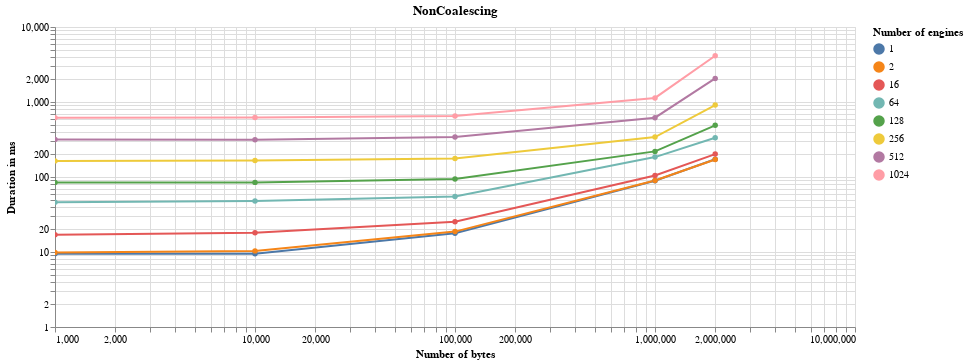
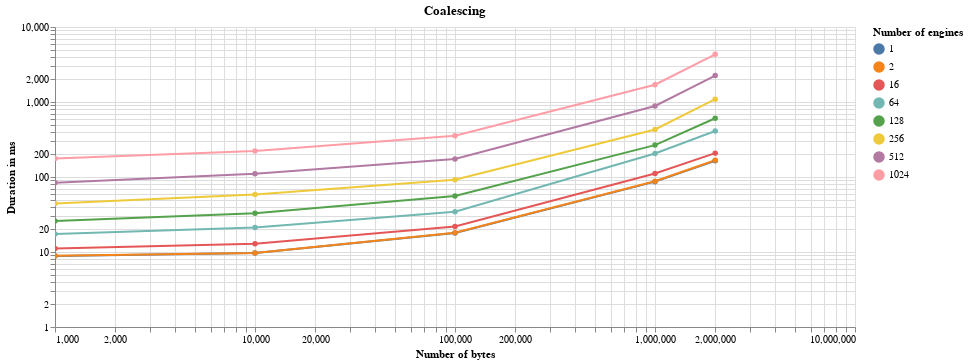
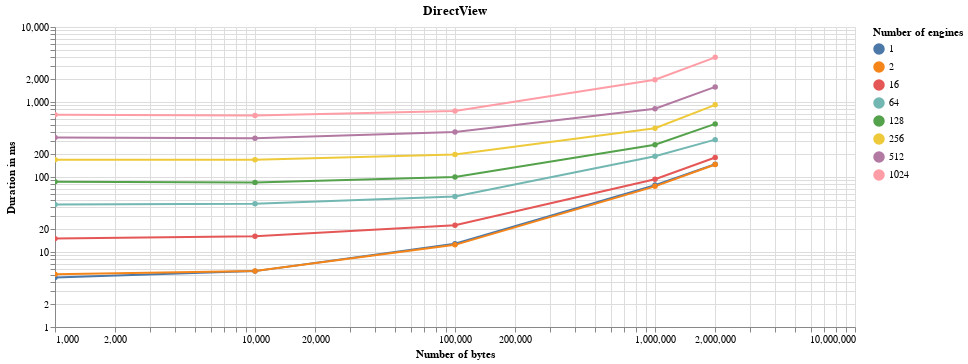

Source (notebook cell) for these figures, in order:
### Code cell
for scheduler_name in data['Scheduler name'].unique():
    scheduler_data = data[data['Scheduler name'] == scheduler_name]
    alt.Chart(scheduler_data).mark_line(point=True).encode(
        alt.X(
            'Number of bytes',
            scale=alt.Scale(type='log')
        ),
        alt.Y(
            'Duration in ms',
            scale=alt.Scale(type='log')

        ),
        color='Number of engines:N',
        tooltip='Duration in ms',
    
    ).properties(title=scheduler_name, width=800).interactive().display(renderer='svg')

### Figure 1 — Vega-Lite specification as saved in the notebook (floating-point values rounded to 4 significant figures)
{"config": {"view": {"continuousWidth": 400, "continuousHeight": 300}}, "data": {"name": "data-66acc90628e73c9b22f0e92920528b6b"}, "mark": {"type": "line", "point": true}, "encoding": {"color": {"type": "nominal", "field": "Number of engines"}, "tooltip": {"type": "quantitative", "field": "Duration in ms"}, "x": {"type": "quantitative", "field": "Number of bytes", "scale": {"type": "log"}}, "y": {"type": "quantitative", "field": "Duration in ms", "scale": {"type": "log"}}}, "selection": {"selector040": {"type": "interval", "bind": "scales", "encodings": ["x", "y"]}}, "title": "NonCoalescing", "width": 800, "$schema": "https://vega.github.io/schema/vega-lite/v4.8.1.json", "datasets": {"data-66acc90628e73c9b22f0e92920528b6b": [{"Duration in ms": 9.45, "Number of bytes": 1000, "Number of engines": 1, "Scheduler name": "NonCoalescing", "Speedup": 0.4847}, {"Duration in ms": 9.47, "Number of bytes": 10000, "Number of engines": 1, "Scheduler name": "NonCoalescing", "Speedup": 0.5871}, {"Duration in ms": 17.83, "Number of bytes": 100000, "Number of engines": 1, "Scheduler name": "NonCoalescing", "Speedup": 0.7224}, {"Duration in ms": 89.25, "Number of bytes": 1000000, "Number of engines": 1, "Scheduler name": "NonCoalescing", "Speedup": 0.8735}, {"Duration in ms": 172.5, "Number of bytes": 2000000, "Number of engines": 1, "Scheduler name": "NonCoalescing", "Speedup": 0.8587}, {"Duration in ms": 9.85, "Number of bytes": 1000, "Number of engines": 2, "Scheduler name": "NonCoalescing", "Speedup": 0.5117}, {"Duration in ms": 10.35, "Number of bytes": 10000, "Number of engines": 2, "Scheduler name": "NonCoalescing", "Speedup": 0.5391}, {"Duration in ms": 18.7, "Number of bytes": 100000, "Number of engines": 2, "Scheduler name": "NonCoalescing", "Speedup": 0.6663}, {"Duration in ms": 89.76, "Number of bytes": 1000000, "Number of engines": 2, "Scheduler name": "NonCoalescing", "Speedup": 0.8359}, {"Duration in ms": 171.1, "Number of bytes": 2000000, "Number of engines": 2, "Scheduler name": "NonCoalescing", "Speedup": 0.8586}, {"Duration in ms": 17.02, "Number of bytes": 1000, "Number of engines": 16, "Scheduler name": "NonCoalescing", "Speedup": 0.886}, {"Duration in ms": 18.02, "Number of bytes": 10000, "Number of engines": 16, "Scheduler name": "NonCoalescing", "Speedup": 0.899}, {"Duration in ms": 25.29, "Number of bytes": 100000, "Number of engines": 16, "Scheduler name": "NonCoalescing", "Speedup": 0.9019}, {"Duration in ms": 104.6, "Number of bytes": 1000000, "Number of engines": 16, "Scheduler name": "NonCoalescing", "Speedup": 0.8943}, {"Duration in ms": 202.2, "Number of bytes": 2000000, "Number of engines": 16, "Scheduler name": "NonCoalescing", "Speedup": 0.9001}, {"Duration in ms": 46.06, "Number of bytes": 1000, "Number of engines": 64, "Scheduler name": "NonCoalescing", "Speedup": 0.9327}, {"Duration in ms": 47.91, "Number of bytes": 10000, "Number of engines": 64, "Scheduler name": "NonCoalescing", "Speedup": 0.9186}, {"Duration in ms": 55.13, "Number of bytes": 100000, "Number of engines": 64, "Scheduler name": "NonCoalescing", "Speedup": 0.9995}, {"Duration in ms": 184.3, "Number of bytes": 1000000, "Number of engines": 64, "Scheduler name": "NonCoalescing", "Speedup": 1.025}, {"Duration in ms": 334.2, "Number of bytes": 2000000, "Number of engines": 64, "Scheduler name": "NonCoalescing", "Speedup": 0.9424}, {"Duration in ms": 84.59, "Number of bytes": 1000, "Number of engines": 128, "Scheduler name": "NonCoalescing", "Speedup": 1.021}, {"Duration in ms": 84.78, "Number of bytes": 10000, "Number of engines": 128, "Scheduler name": "NonCoalescing", "Speedup": 0.9999}, {"Duration in ms": 94.17, "Number of bytes": 100000, "Number of engines": 128, "Scheduler name": "NonCoalescing", "Speedup": 1.064}, {"Duration in ms": 219.6, "Number of bytes": 1000000, "Number of engines": 128, "Scheduler name": "NonCoalescing", "Speedup": 1.228}, {"Duration in ms": 488.4, "Number of bytes": 2000000, "Number of engines": 128, "Scheduler name": "NonCoalescing", "Speedup": 1.046}, {"Duration in ms": 164.0, "Number of bytes": 1000, "Number of engines": 256, "Scheduler name": "NonCoalescing", "Speedup": 1.034}, {"Duration in ms": 166.1, "Number of bytes": 10000, "Number of engines": 256, "Scheduler name": "NonCoalescing", "Speedup": 1.021}, {"Duration in ms": 176.1, "Number of bytes": 100000, "Number of engines": 256, "Scheduler name": "NonCoalescing", "Speedup": 1.136}, {"Duration in ms": 340.9, "Number of bytes": 1000000, "Number of engines": 256, "Scheduler name": "NonCoalescing", "Speedup": 1.312}, {"Duration in ms": 909.5, "Number of bytes": 2000000, "Number of engines": 256, "Scheduler name": "NonCoalescing", "Speedup": 1.008}, {"Duration in ms": 316.8, "Number of bytes": 1000, "Number of engines": 512, "Scheduler name": "NonCoalescing", "Speedup": 1.065}, {"Duration in ms": 314.2, "Number of bytes": 10000, "Number of engines": 512, "Scheduler name": "NonCoalescing", "Speedup": 1.049}, {"Duration in ms": 341.1, "Number of bytes": 100000, "Number of engines": 512, "Scheduler name": "NonCoalescing", "Speedup": 1.165}, {"Duration in ms": 617.8, "Number of bytes": 1000000, "Number of engines": 512, "Scheduler name": "NonCoalescing", "Speedup": 1.317}, {"Duration in ms": 2062.0, "Number of bytes": 2000000, "Number of engines": 512, "Scheduler name": "NonCoalescing", "Speedup": 0.7711}, {"Duration in ms": 617.4, "Number of bytes": 1000, "Number of engines": 1024, "Scheduler name": "NonCoalescing", "Speedup": 1.097}, {"Duration in ms": 619.6, "Number of bytes": 10000, "Number of engines": 1024, "Scheduler name": "NonCoalescing", "Speedup": 1.067}, {"Duration in ms": 652.5, "Number of bytes": 100000, "Number of engines": 1024, "Scheduler name": "NonCoalescing", "Speedup": 1.165}, {"Duration in ms": 1133.0, "Number of bytes": 1000000, "Number of engines": 1024, "Scheduler name": "NonCoalescing", "Speedup": 1.747}, {"Duration in ms": 4143.0, "Number of bytes": 2000000, "Number of engines": 1024, "Scheduler name": "NonCoalescing", "Speedup": 0.9514}]}}

### Figure 2 — Vega-Lite specification as saved in the notebook (floating-point values rounded to 4 significant figures)
{"config": {"view": {"continuousWidth": 400, "continuousHeight": 300}}, "data": {"name": "data-2574d3625daf177acfd31f03a7c51625"}, "mark": {"type": "line", "point": true}, "encoding": {"color": {"type": "nominal", "field": "Number of engines"}, "tooltip": {"type": "quantitative", "field": "Duration in ms"}, "x": {"type": "quantitative", "field": "Number of bytes", "scale": {"type": "log"}}, "y": {"type": "quantitative", "field": "Duration in ms", "scale": {"type": "log"}}}, "selection": {"selector041": {"type": "interval", "bind": "scales", "encodings": ["x", "y"]}}, "title": "Coalescing", "width": 800, "$schema": "https://vega.github.io/schema/vega-lite/v4.8.1.json", "datasets": {"data-2574d3625daf177acfd31f03a7c51625": [{"Duration in ms": 8.85, "Number of bytes": 1000, "Number of engines": 1, "Scheduler name": "Coalescing", "Speedup": 0.5175}, {"Duration in ms": 9.69, "Number of bytes": 10000, "Number of engines": 1, "Scheduler name": "Coalescing", "Speedup": 0.5738}, {"Duration in ms": 17.9, "Number of bytes": 100000, "Number of engines": 1, "Scheduler name": "Coalescing", "Speedup": 0.7196}, {"Duration in ms": 86.69, "Number of bytes": 1000000, "Number of engines": 1, "Scheduler name": "Coalescing", "Speedup": 0.8993}, {"Duration in ms": 164.8, "Number of bytes": 2000000, "Number of engines": 1, "Scheduler name": "Coalescing", "Speedup": 0.8989}, {"Duration in ms": 8.9, "Number of bytes": 1000, "Number of engines": 2, "Scheduler name": "Coalescing", "Speedup": 0.5663}, {"Duration in ms": 9.67, "Number of bytes": 10000, "Number of engines": 2, "Scheduler name": "Coalescing", "Speedup": 0.577}, {"Duration in ms": 18.02, "Number of bytes": 100000, "Number of engines": 2, "Scheduler name": "Coalescing", "Speedup": 0.6915}, {"Duration in ms": 87.85, "Number of bytes": 1000000, "Number of engines": 2, "Scheduler name": "Coalescing", "Speedup": 0.8541}, {"Duration in ms": 167.4, "Number of bytes": 2000000, "Number of engines": 2, "Scheduler name": "Coalescing", "Speedup": 0.8774}, {"Duration in ms": 11.14, "Number of bytes": 1000, "Number of engines": 16, "Scheduler name": "Coalescing", "Speedup": 1.354}, {"Duration in ms": 12.91, "Number of bytes": 10000, "Number of engines": 16, "Scheduler name": "Coalescing", "Speedup": 1.255}, {"Duration in ms": 21.87, "Number of bytes": 100000, "Number of engines": 16, "Scheduler name": "Coalescing", "Speedup": 1.043}, {"Duration in ms": 111.4, "Number of bytes": 1000000, "Number of engines": 16, "Scheduler name": "Coalescing", "Speedup": 0.8394}, {"Duration in ms": 208.1, "Number of bytes": 2000000, "Number of engines": 16, "Scheduler name": "Coalescing", "Speedup": 0.8746}, {"Duration in ms": 17.37, "Number of bytes": 1000, "Number of engines": 64, "Scheduler name": "Coalescing", "Speedup": 2.473}, {"Duration in ms": 21.28, "Number of bytes": 10000, "Number of engines": 64, "Scheduler name": "Coalescing", "Speedup": 2.068}, {"Duration in ms": 34.39, "Number of bytes": 100000, "Number of engines": 64, "Scheduler name": "Coalescing", "Speedup": 1.602}, {"Duration in ms": 205.8, "Number of bytes": 1000000, "Number of engines": 64, "Scheduler name": "Coalescing", "Speedup": 0.9184}, {"Duration in ms": 410.5, "Number of bytes": 2000000, "Number of engines": 64, "Scheduler name": "Coalescing", "Speedup": 0.7673}, {"Duration in ms": 25.94, "Number of bytes": 1000, "Number of engines": 128, "Scheduler name": "Coalescing", "Speedup": 3.328}, {"Duration in ms": 32.94, "Number of bytes": 10000, "Number of engines": 128, "Scheduler name": "Coalescing", "Speedup": 2.573}, {"Duration in ms": 55.92, "Number of bytes": 100000, "Number of engines": 128, "Scheduler name": "Coalescing", "Speedup": 1.791}, {"Duration in ms": 266.2, "Number of bytes": 1000000, "Number of engines": 128, "Scheduler name": "Coalescing", "Speedup": 1.013}, {"Duration in ms": 606.7, "Number of bytes": 2000000, "Number of engines": 128, "Scheduler name": "Coalescing", "Speedup": 0.8418}, {"Duration in ms": 44.39, "Number of bytes": 1000, "Number of engines": 256, "Scheduler name": "Coalescing", "Speedup": 3.822}, {"Duration in ms": 58.25, "Number of bytes": 10000, "Number of engines": 256, "Scheduler name": "Coalescing", "Speedup": 2.911}, {"Duration in ms": 91.83, "Number of bytes": 100000, "Number of engines": 256, "Scheduler name": "Coalescing", "Speedup": 2.179}, {"Duration in ms": 430.6, "Number of bytes": 1000000, "Number of engines": 256, "Scheduler name": "Coalescing", "Speedup": 1.039}, {"Duration in ms": 1091.0, "Number of bytes": 2000000, "Number of engines": 256, "Scheduler name": "Coalescing", "Speedup": 0.8403}, {"Duration in ms": 84.11, "Number of bytes": 1000, "Number of engines": 512, "Scheduler name": "Coalescing", "Speedup": 4.011}, {"Duration in ms": 110.5, "Number of bytes": 10000, "Number of engines": 512, "Scheduler name": "Coalescing", "Speedup": 2.982}, {"Duration in ms": 173.3, "Number of bytes": 100000, "Number of engines": 512, "Scheduler name": "Coalescing", "Speedup": 2.292}, {"Duration in ms": 884.6, "Number of bytes": 1000000, "Number of engines": 512, "Scheduler name": "Coalescing", "Speedup": 0.9198}, {"Duration in ms": 2254.0, "Number of bytes": 2000000, "Number of engines": 512, "Scheduler name": "Coalescing", "Speedup": 0.7057}, {"Duration in ms": 176.2, "Number of bytes": 1000, "Number of engines": 1024, "Scheduler name": "Coalescing", "Speedup": 3.843}, {"Duration in ms": 221.6, "Number of bytes": 10000, "Number of engines": 1024, "Scheduler name": "Coalescing", "Speedup": 2.983}, {"Duration in ms": 354.3, "Number of bytes": 100000, "Number of engines": 1024, "Scheduler name": "Coalescing", "Speedup": 2.146}, {"Duration in ms": 1700.0, "Number of bytes": 1000000, "Number of engines": 1024, "Scheduler name": "Coalescing", "Speedup": 1.164}, {"Duration in ms": 4318.0, "Number of bytes": 2000000, "Number of engines": 1024, "Scheduler name": "Coalescing", "Speedup": 0.913}]}}

### Figure 3 — Vega-Lite specification as saved in the notebook (floating-point values rounded to 4 significant figures)
{"config": {"view": {"continuousWidth": 400, "continuousHeight": 300}}, "data": {"name": "data-cafc7174936e1cb76f9f7584955a6d0c"}, "mark": {"type": "line", "point": true}, "encoding": {"color": {"type": "nominal", "field": "Number of engines"}, "tooltip": {"type": "quantitative", "field": "Duration in ms"}, "x": {"type": "quantitative", "field": "Number of bytes", "scale": {"type": "log"}}, "y": {"type": "quantitative", "field": "Duration in ms", "scale": {"type": "log"}}}, "selection": {"selector042": {"type": "interval", "bind": "scales", "encodings": ["x", "y"]}}, "title": "DirectView", "width": 800, "$schema": "https://vega.github.io/schema/vega-lite/v4.8.1.json", "datasets": {"data-cafc7174936e1cb76f9f7584955a6d0c": [{"Duration in ms": 4.58, "Number of bytes": 1000, "Number of engines": 1, "Scheduler name": "DirectView", "Speedup": 1.0}, {"Duration in ms": 5.56, "Number of bytes": 10000, "Number of engines": 1, "Scheduler name": "DirectView", "Speedup": 1.0}, {"Duration in ms": 12.88, "Number of bytes": 100000, "Number of engines": 1, "Scheduler name": "DirectView", "Speedup": 1.0}, {"Duration in ms": 77.96, "Number of bytes": 1000000, "Number of engines": 1, "Scheduler name": "DirectView", "Speedup": 1.0}, {"Duration in ms": 148.1, "Number of bytes": 2000000, "Number of engines": 1, "Scheduler name": "DirectView", "Speedup": 1.0}, {"Duration in ms": 5.04, "Number of bytes": 1000, "Number of engines": 2, "Scheduler name": "DirectView", "Speedup": 1.0}, {"Duration in ms": 5.58, "Number of bytes": 10000, "Number of engines": 2, "Scheduler name": "DirectView", "Speedup": 1.0}, {"Duration in ms": 12.46, "Number of bytes": 100000, "Number of engines": 2, "Scheduler name": "DirectView", "Speedup": 1.0}, {"Duration in ms": 75.03, "Number of bytes": 1000000, "Number of engines": 2, "Scheduler name": "DirectView", "Speedup": 1.0}, {"Duration in ms": 146.9, "Number of bytes": 2000000, "Number of engines": 2, "Scheduler name": "DirectView", "Speedup": 1.0}, {"Duration in ms": 15.08, "Number of bytes": 1000, "Number of engines": 16, "Scheduler name": "DirectView", "Speedup": 1.0}, {"Duration in ms": 16.2, "Number of bytes": 10000, "Number of engines": 16, "Scheduler name": "DirectView", "Speedup": 1.0}, {"Duration in ms": 22.81, "Number of bytes": 100000, "Number of engines": 16, "Scheduler name": "DirectView", "Speedup": 1.0}, {"Duration in ms": 93.53, "Number of bytes": 1000000, "Number of engines": 16, "Scheduler name": "DirectView", "Speedup": 1.0}, {"Duration in ms": 182.0, "Number of bytes": 2000000, "Number of engines": 16, "Scheduler name": "DirectView", "Speedup": 1.0}, {"Duration in ms": 42.96, "Number of bytes": 1000, "Number of engines": 64, "Scheduler name": "DirectView", "Speedup": 1.0}, {"Duration in ms": 44.01, "Number of bytes": 10000, "Number of engines": 64, "Scheduler name": "DirectView", "Speedup": 1.0}, {"Duration in ms": 55.1, "Number of bytes": 100000, "Number of engines": 64, "Scheduler name": "DirectView", "Speedup": 1.0}, {"Duration in ms": 189.0, "Number of bytes": 1000000, "Number of engines": 64, "Scheduler name": "DirectView", "Speedup": 1.0}, {"Duration in ms": 315.0, "Number of bytes": 2000000, "Number of engines": 64, "Scheduler name": "DirectView", "Speedup": 1.0}, {"Duration in ms": 86.34, "Number of bytes": 1000, "Number of engines": 128, "Scheduler name": "DirectView", "Speedup": 1.0}, {"Duration in ms": 84.77, "Number of bytes": 10000, "Number of engines": 128, "Scheduler name": "DirectView", "Speedup": 1.0}, {"Duration in ms": 100.2, "Number of bytes": 100000, "Number of engines": 128, "Scheduler name": "DirectView", "Speedup": 1.0}, {"Duration in ms": 269.6, "Number of bytes": 1000000, "Number of engines": 128, "Scheduler name": "DirectView", "Speedup": 1.0}, {"Duration in ms": 510.8, "Number of bytes": 2000000, "Number of engines": 128, "Scheduler name": "DirectView", "Speedup": 1.0}, {"Duration in ms": 169.7, "Number of bytes": 1000, "Number of engines": 256, "Scheduler name": "DirectView", "Speedup": 1.0}, {"Duration in ms": 169.5, "Number of bytes": 10000, "Number of engines": 256, "Scheduler name": "DirectView", "Speedup": 1.0}, {"Duration in ms": 200.1, "Number of bytes": 100000, "Number of engines": 256, "Scheduler name": "DirectView", "Speedup": 1.0}, {"Duration in ms": 447.3, "Number of bytes": 1000000, "Number of engines": 256, "Scheduler name": "DirectView", "Speedup": 1.0}, {"Duration in ms": 917.1, "Number of bytes": 2000000, "Number of engines": 256, "Scheduler name": "DirectView", "Speedup": 1.0}, {"Duration in ms": 337.3, "Number of bytes": 1000, "Number of engines": 512, "Scheduler name": "DirectView", "Speedup": 1.0}, {"Duration in ms": 329.6, "Number of bytes": 10000, "Number of engines": 512, "Scheduler name": "DirectView", "Speedup": 1.0}, {"Duration in ms": 397.3, "Number of bytes": 100000, "Number of engines": 512, "Scheduler name": "DirectView", "Speedup": 1.0}, {"Duration in ms": 813.7, "Number of bytes": 1000000, "Number of engines": 512, "Scheduler name": "DirectView", "Speedup": 1.0}, {"Duration in ms": 1590.0, "Number of bytes": 2000000, "Number of engines": 512, "Scheduler name": "DirectView", "Speedup": 1.0}, {"Duration in ms": 677.2, "Number of bytes": 1000, "Number of engines": 1024, "Scheduler name": "DirectView", "Speedup": 1.0}, {"Duration in ms": 661.0, "Number of bytes": 10000, "Number of engines": 1024, "Scheduler name": "DirectView", "Speedup": 1.0}, {"Duration in ms": 760.4, "Number of bytes": 100000, "Number of engines": 1024, "Scheduler name": "DirectView", "Speedup": 1.0}, {"Duration in ms": 1979.0, "Number of bytes": 1000000, "Number of engines": 1024, "Scheduler name": "DirectView", "Speedup": 1.0}, {"Duration in ms": 3942.0, "Number of bytes": 2000000, "Number of engines": 1024, "Scheduler name": "DirectView", "Speedup": 1.0}]}}
